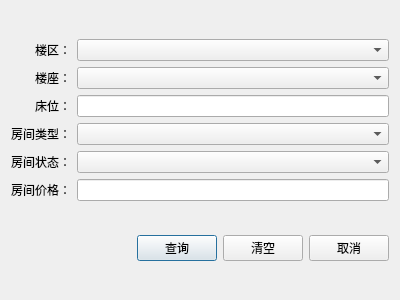
<?xml version="1.0" encoding="UTF-8"?>
<ui version="4.0">
 <class>RoomStateMapDialog</class>
 <widget class="QDialog" name="RoomStateMapDialog">
  <property name="geometry">
   <rect>
    <x>0</x>
    <y>0</y>
    <width>400</width>
    <height>300</height>
   </rect>
  </property>
  <property name="windowTitle">
   <string>Dialog</string>
  </property>
  <layout class="QHBoxLayout" name="horizontalLayout_3">
   <item>
    <layout class="QVBoxLayout" name="verticalLayout">
     <item>
      <layout class="QHBoxLayout" name="horizontalLayout">
       <item>
        <layout class="QVBoxLayout" name="verticalLayout_3">
         <item>
          <widget class="QLabel" name="label">
           <property name="text">
            <string>楼区：</string>
           </property>
           <property name="alignment">
            <set>Qt::AlignRight|Qt::AlignTrailing|Qt::AlignVCenter</set>
           </property>
          </widget>
         </item>
         <item>
          <widget class="QLabel" name="label_2">
           <property name="text">
            <string>楼座：</string>
           </property>
           <property name="alignment">
            <set>Qt::AlignRight|Qt::AlignTrailing|Qt::AlignVCenter</set>
           </property>
          </widget>
         </item>
         <item>
          <widget class="QLabel" name="label_4">
           <property name="text">
            <string>床位：</string>
           </property>
           <property name="alignment">
            <set>Qt::AlignRight|Qt::AlignTrailing|Qt::AlignVCenter</set>
           </property>
          </widget>
         </item>
         <item>
          <widget class="QLabel" name="label_5">
           <property name="text">
            <string>房间类型：</string>
           </property>
           <property name="alignment">
            <set>Qt::AlignRight|Qt::AlignTrailing|Qt::AlignVCenter</set>
           </property>
          </widget>
         </item>
         <item>
          <widget class="QLabel" name="label_6">
           <property name="text">
            <string>房间状态：</string>
           </property>
           <property name="alignment">
            <set>Qt::AlignRight|Qt::AlignTrailing|Qt::AlignVCenter</set>
           </property>
          </widget>
         </item>
         <item>
          <widget class="QLabel" name="label_7">
           <property name="text">
            <string>房间价格：</string>
           </property>
           <property name="alignment">
            <set>Qt::AlignRight|Qt::AlignTrailing|Qt::AlignVCenter</set>
           </property>
          </widget>
         </item>
        </layout>
       </item>
       <item>
        <layout class="QVBoxLayout" name="verticalLayout_4">
         <item>
          <widget class="QComboBox" name="com_tower_range"/>
         </item>
         <item>
          <widget class="QComboBox" name="com_tower_seat"/>
         </item>
         <item>
          <widget class="QLineEdit" name="bed_num">
           <property name="clearButtonEnabled">
            <bool>true</bool>
           </property>
          </widget>
         </item>
         <item>
          <widget class="QComboBox" name="com_room_type"/>
         </item>
         <item>
          <widget class="QComboBox" name="com_room_state"/>
         </item>
         <item>
          <widget class="QLineEdit" name="room_price">
           <property name="clearButtonEnabled">
            <bool>true</bool>
           </property>
          </widget>
         </item>
        </layout>
       </item>
      </layout>
     </item>
     <item>
      <layout class="QHBoxLayout" name="horizontalLayout_2">
       <item>
        <spacer name="horizontalSpacer">
         <property name="orientation">
          <enum>Qt::Horizontal</enum>
         </property>
         <property name="sizeHint" stdset="0">
          <size>
           <width>40</width>
           <height>20</height>
          </size>
         </property>
        </spacer>
       </item>
       <item>
        <widget class="QPushButton" name="btn_select">
         <property name="text">
          <string>查询</string>
         </property>
        </widget>
       </item>
       <item>
        <widget class="QPushButton" name="btn_clear">
         <property name="text">
          <string>清空</string>
         </property>
        </widget>
       </item>
       <item>
        <widget class="QPushButton" name="btn_cancel">
         <property name="text">
          <string>取消</string>
         </property>
        </widget>
       </item>
      </layout>
     </item>
    </layout>
   </item>
  </layout>
 </widget>
 <resources/>
 <connections/>
</ui>
